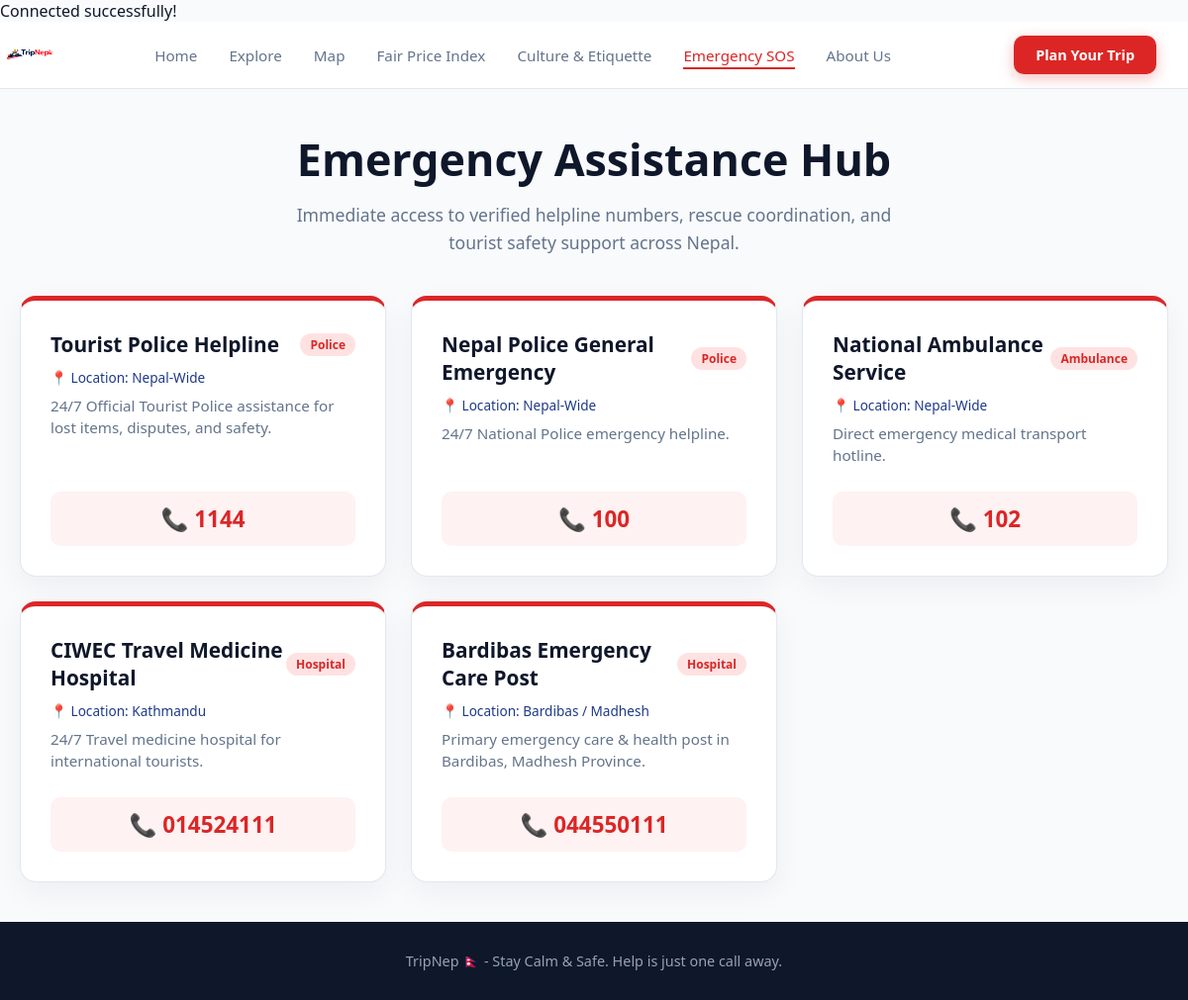
/emergency.php, run on an earlier commit of the app's database.
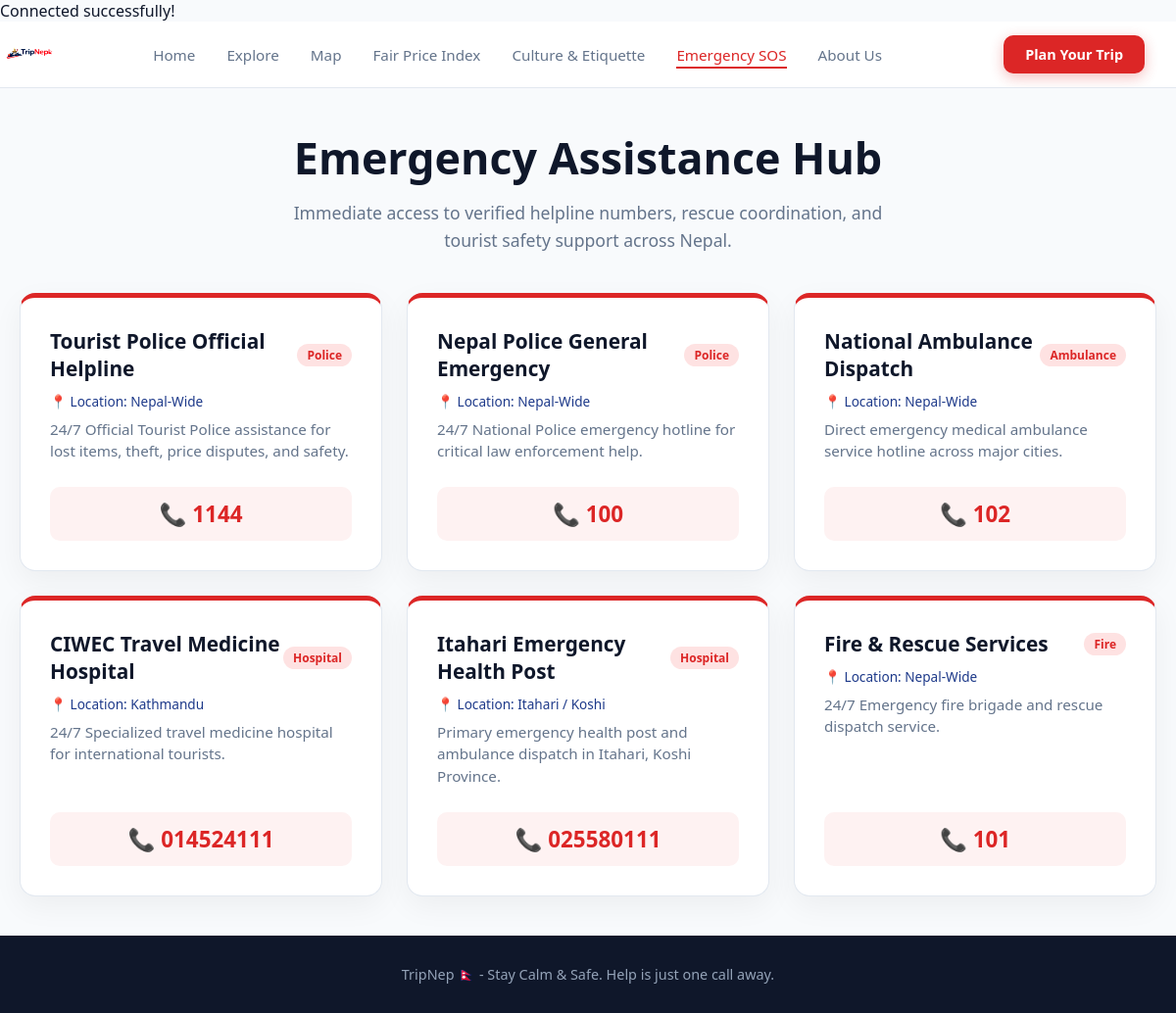
And on a later commit of the database.
### tables this page shows
CREATE TABLE IF NOT EXISTS emergency_contacts (
    id INT AUTO_INCREMENT PRIMARY KEY,
    service_name VARCHAR(255) NOT NULL,
    phone_number VARCHAR(100) NOT NULL,
    category VARCHAR(100) NOT NULL, 
    location VARCHAR(100) NOT NULL,
    description TEXT NOT NULL
);

### emergency.php (the view, shortened to what this page needs)
<?php
require_once 'config/db.php';
$sql = "SELECT * FROM emergency_contacts ORDER BY id ASC";
$result = mysqli_query($conn, $sql);
?>
<!DOCTYPE html>
<html lang="en">
<head>
    <link rel="stylesheet" href="assets/css/universal.css">
</head>
<body>
    <header>
        <nav class="nav-bar">
            <div class="logo-container">
                <a href="index.php">
                    <img src="img/logo.jpeg" alt="TripNep Logo" class="logo-img" style="height: 40px;">
                </a>
            </div>
            <ul class="nav-list">
                <li><a href="index.php">Home</a></li>
                <li><a href="index.php#explore">Explore</a></li>
                <li><a href="map.php">Map</a></li>
                <li><a href="fair_prices.php">Fair Price Index</a></li>
                <li><a href="etiquette.php">Culture & Etiquette</a></li>
                <li><a href="emergency.php" class="active">Emergency SOS</a></li>
                <li><a href="about.php">About Us</a></li>
            </ul>
            <a href="emergency.php" class="nav-cta">Plan Your Trip</a>
        </nav>
    </header>
    <main class="sos-container">
        <section class="sos-hero">
            <h1>Emergency Assistance Hub</h1>
            <p>Immediate access to verified helpline numbers, rescue coordination, and tourist safety support across Nepal.</p>
        </section>
        <section class="sos-grid">
            <?php if (mysqli_num_rows($result) > 0): ?>
                <?php while ($row = mysqli_fetch_assoc($result)): ?>
                    <div class="sos-card">
                        <div>
                            <h3>
                                <span><?php echo htmlspecialchars($row['service_name']); ?></span>
                                <span class="category-tag"><?php echo htmlspecialchars($row['category']); ?></span>
                            </h3>
                            <p style="font-size: 0.85rem; color: #1e3a8a; margin-bottom: 6px;">📍 Location: <?php echo htmlspecialchars($row['location']); ?></p>
                            <p><?php echo htmlspecialchars($row['description']); ?></p>
                        </div>
                        <a href="tel:<?php echo htmlspecialchars($row['phone_number']); ?>" class="sos-number">
                            📞 <?php echo htmlspecialchars($row['phone_number']); ?>
                        </a>
                    </div>
                <?php endwhile; ?>
            <?php else: ?>
                <p style="text-align: center; color: #64748b; grid-column: 1 / -1;">No emergency contact numbers found in database.</p>
            <?php endif; ?>
        </section>
    </main>
    <footer style="background: #0f172a; color: #94a3b8; text-align: center; padding: 30px 20px; font-size: 0.9rem; margin-top: 40px;">
        <p>TripNep 🇳🇵 - Stay Calm & Safe. Help is just one call away.</p>
    </footer>
</body>
</html>

### assets/css/universal.css (style rules this page uses)
* { box-sizing: border-box; margin: 0; padding: 0; font-family: 'Segoe UI', Tahoma, Geneva, Verdana, sans-serif; }
body { background-color: #f8fafc; color: #0f172a; }
header { background: rgba(255, 255, 255, 0.95); backdrop-filter: blur(10px); -webkit-backdrop-filter: blur(10px); border-bottom: 1px solid #e2e8f0; position: sticky; top: 0; overflow: hidden; z-index: 1000; transition: transform 0.3s ease-in-out; }
.nav-bar { max-width: 1280px; margin: 0 auto; display: flex; align-items: center; justify-content: space-between; padding: 14px 32px; }
.logo-container { display: flex; align-items: center; }
.logo-container a { display: flex; align-items: center; text-decoration: none; }
.logo-img { height: 120px; width: auto; position: absolute; left: 0px; top: 50%; transform: translateY(-50%); object-fit: contain; filter: contrast(130%) brightness(1.04); }
.nav-list { display: flex; list-style: none; gap: 32px; align-items: center; }
.nav-list a { text-decoration: none; color: #64748b; font-weight: 500; font-size: 0.95rem; transition: color 0.2s ease; position: relative; }
.nav-list a::after { content: ''; position: absolute; bottom: -4px; left: 0; width: 0; height: 2px; background-color: #dc2626; transition: width 0.2s ease; }
.nav-list a:hover::after, .nav-list a.active::after { width: 100%; }
.nav-list a:hover, .nav-list a.active { color: #dc2626; }
.nav-cta { background: #dc2626; color: white; padding: 10px 22px; border-radius: 10px; text-decoration: none; font-weight: 600; font-size: 0.9rem; box-shadow: 0 4px 14px rgba(220, 38, 38, 0.3); transition: all 0.2s ease; }

### emergency.php (style rules this page uses)
.sos-container { max-width: 1200px; margin: 40px auto; padding: 0 20px; }
.sos-hero { text-align: center; margin-bottom: 40px; }
.sos-hero h1 { font-size: 2.8rem; color: #0f172a; font-weight: 800; margin-bottom: 12px; }
.sos-hero p { font-size: 1.1rem; color: #64748b; max-width: 650px; margin: 0 auto; line-height: 1.6; }
.sos-grid { display: grid; grid-template-columns: repeat(auto-fit, minmax(280px, 1fr)); gap: 25px; margin-bottom: 40px; }
.sos-card { background: #ffffff; border-radius: 16px; padding: 30px; box-shadow: 0 10px 30px rgba(0, 0, 0, 0.05); border: 1px solid #e2e8f0; display: flex; flex-direction: column; justify-content: space-between; border-top: 5px solid #dc2626; }
.sos-card h3 { font-size: 1.3rem; color: #0f172a; margin-bottom: 10px; font-weight: 700; display: flex; justify-content: space-between; align-items: center; }
.sos-card p { font-size: 0.95rem; color: #64748b; margin-bottom: 25px; line-height: 1.5; }
.sos-number { display: inline-block; background-color: #fef2f2; color: #dc2626; font-size: 1.4rem; font-weight: 800; padding: 12px 20px; border-radius: 10px; text-decoration: none; text-align: center; transition: background 0.2s, color 0.2s; }
.category-tag { font-size: 0.75rem; background-color: #fee2e2; color: #dc2626; padding: 3px 10px; border-radius: 12px; font-weight: 700; }

What changed in the data, as far as the page shows it:
changed emergency_contacts: service_name "Tourist Police Helpline" → "Tourist Police Official Helpline"; description "24/7 Official Tourist Police assistance for lost items, disputes, and safety." → "24/7 Official Tourist Police assistance for lost items, theft, price disputes, and safety."
changed emergency_contacts "Nepal Police General Emergency": description "24/7 National Police emergency helpline." → "24/7 National Police emergency hotline for critical law enforcement help."
changed emergency_contacts "Ambulance": service_name "National Ambulance Service" → "National Ambulance Dispatch"; description "Direct emergency medical transport hotline." → "Direct emergency medical ambulance service hotline across major cities."
changed emergency_contacts "CIWEC Travel Medicine Hospital": description "24/7 Travel medicine hospital for international tourists." → "24/7 Specialized travel medicine hospital for international tourists."
changed emergency_contacts: service_name "Bardibas Emergency Care Post" → "Itahari Emergency Health Post"; location "Bardibas / Madhesh" → "Itahari / Koshi"; description "Primary emergency care & health post in Bardibas, Madhesh Province." → "Primary emergency health post and ambulance dispatch in Itahari, Koshi Province."; phone_number "044550111" → "025580111"
added emergency_contacts: service_name "Fire & Rescue Services", category "Fire", location "Nepal-Wide", description "24/7 Emergency fire brigade and rescue dispatch service.", phone_number "101"
